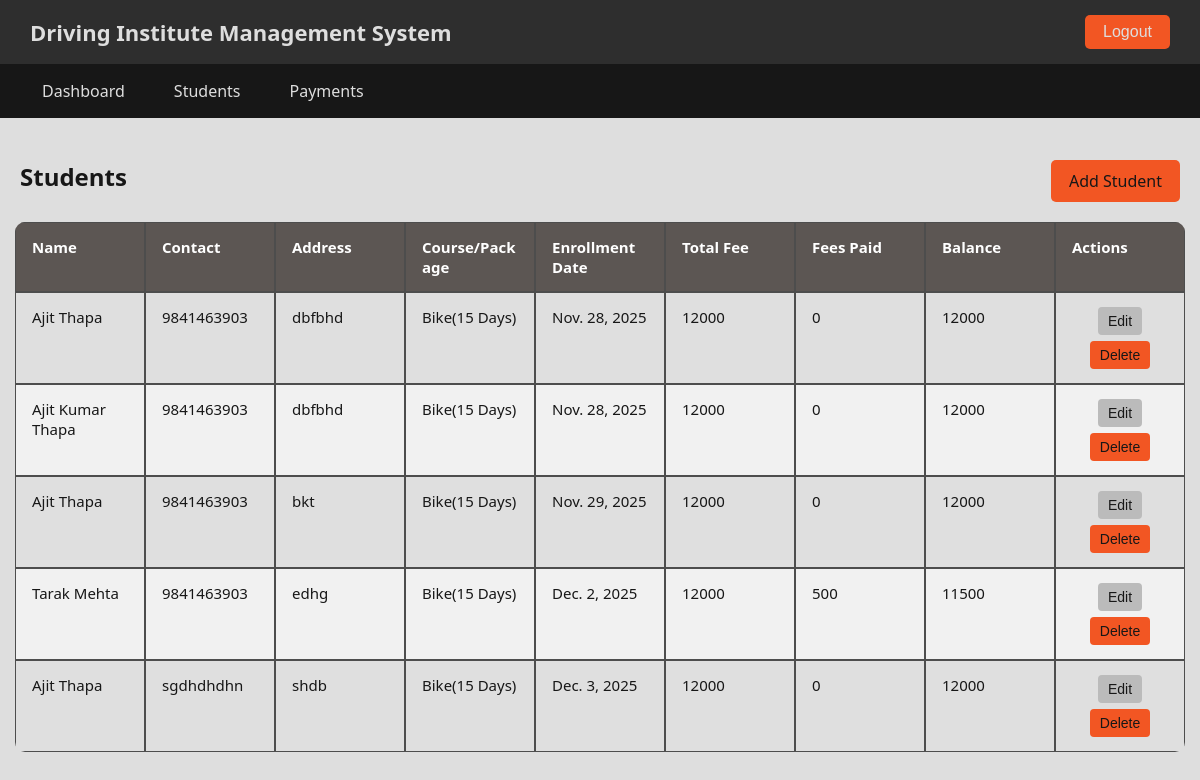
The page /staffs/students/ (signed in) on the database as committed earlier.
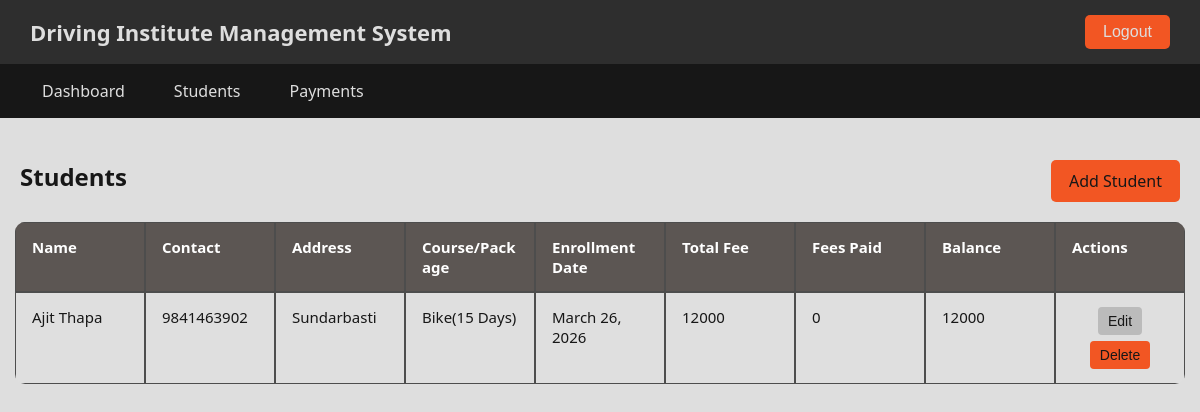
The same page on the database as committed later.
### userAdmin/models.py (models this page shows, shortened)
class Student(models.Model):
    name = models.CharField(max_length=100)
    phone = models.CharField(max_length=10, unique=True)
    address = models.TextField()
    course = models.CharField(
        max_length=1,
        choices=[
            ('A', 'Bike(15 Days)'),
            ('B', 'Car(30 Days)'),
            ('K', 'Scooter(15 Days)')
        ]
    )
    enrollment_date = models.DateField()
    total_fee = models.IntegerField()
    notes = models.TextField(null=True, blank=True)
    fees_paid = models.IntegerField(default=0)
    slug = models.SlugField(unique=True, blank=True)
    @property
    def balance(self):
        return self.total_fee - self.fees_paid

### userStaff/views.py (the view)
# urls.py: path('students/', views.students_page, name='students'),
@login_required
def students_page(request):
    students = Student.objects.all()
    return render(request, "userStaff/students/staff_student_page.html", {'students': students})

### userStaff/templates/userStaff/students/staff_student_page.html (shortened to what this page needs)
{% extends "userStaff/layout.html" %}
{% load static %}
{% block content %}
<br>
<div class="header">
    <h2>Students</h2>
    <a href="{% url 'userStaff:StaffAddStudent' %}" class="btn-add">Add Student</a>
</div>
<div class='table-container'>
<table class="table">
    <thead>
        <tr>
            <th>Name</th>
            <th>Contact</th>
            <th>Address</th>
            <th>Course/Package</th>
            <th>Enrollment Date</th>
            <th>Total Fee</th>
            <th>Fees Paid</th>
            <th>Balance</th>
            <th>Actions</th>
        </tr>
    </thead>
    <tbody>
        {% for studentData in students %}
        <tr>
            <td>{{studentData.name}}</td>
            <td>{{studentData.phone}}</td>
            <td>{{studentData.address}}</td>
            <td>{{studentData.get_course_display}}</td>
            <td>{{studentData.enrollment_date}}</td>
            <td>{{studentData.total_fee}}</td>
            <td>{{studentData.fees_paid}}</td>
            <td>{{studentData.balance}}</td>
            <td class="actions-col">
                <div class="actions-wrapper">
                    <form method="GET" action="{% url 'userStaff:StaffUpdateStudent' studentData.id %}">
                        <button type="submit" class="action-btn edit">Edit</button>
                    </form>
                    <form method="POST" action="{% url 'userStaff:StaffDeleteStudent' studentData.id %}">
                        <button type="submit" class="action-btn delete"
                            onclick="return confirm('Are you sure you want to delete {{ studentData.name }}?');">
                            Delete
                        </button>
                    </form>
                </div>
            </td>
        </tr>
        {% endfor %}
    </tbody>
</table>
</div>
{% endblock %}

### userStaff/templates/userStaff/layout.html (shortened to what this page needs)
<!DOCTYPE html>
{% load static %}
<html lang="en">
<head>
    <link rel="stylesheet" href="{% static 'css/layout.css' %}">
</head>
</head>
<body>
    <div class="topbar">
        <div class="title">Driving Institute Management System</div>
            <form action="{% url 'userStaff:logout' %}" method='POST'>
                <button>Logout</button>
            </form>
    </div>
    <div class="nav">
        <a href="{% url 'userStaff:staffDashboard' %}">Dashboard</a>
        <a href="{% url 'userStaff:staffStudents' %}">Students</a>
        <a href="{% url 'userStaff:staffPayments' %}">Payments</a>
    </div>
    <div class="main-content">
        {% block content %}
        {% endblock %}
    </div>
</body>
</html>

### static/css/layout.css (style rules this page uses)
* { margin: 0; padding: 0; box-sizing: border-box; }
body { font-family: 'Segoe UI', Tahoma, Geneva, Verdana, sans-serif; background: #dedede; color: #171717; }
.topbar { background-color: #2e2e2e; color: #dedede; display: flex; justify-content: space-between; align-items: center; padding: 15px 30px; }
.topbar .title { font-size: 22px; font-weight: bold; }
.topbar button { text-decoration: none; color: #dedede; background-color: #f25623; padding: 8px 18px; border-radius: 5px; font-weight: 500; font-size: 16px; border: none; }
.nav { background-color: #171717; display: flex; padding: 10px 30px; }
.nav a { margin-right: 25px; text-decoration: none; color: #dedede; font-weight: 500; padding: 6px 12px; border-radius: 4px; }
.table { width: 100%; border-collapse: separate; border-spacing: 0; background: #dfdfdf; border-radius: 10px; overflow: hidden; table-layout: fixed; font-size: 15px; }
.table th, .table td { border: 1px solid #4d4d4d; padding: 14px 16px; text-align: left; vertical-align: top; white-space: normal; word-break: break-word; min-width: 120px; }
.table th, .table td { min-width: 130px; }
.actions-col { width: 150px; text-align: center; }
.table th { background-color: #5c5653; color: #ffffff; font-weight: 600; }
.actions-col { width: 140px; }
.actions-wrapper { display: flex; flex-wrap: wrap; gap: 6px; justify-content: center; }
.action-btn { padding: 6px 10px; border-radius: 4px; text-decoration: none; display: inline-block; font-size: 14px; cursor: pointer; border: none; }
.action-btn.edit { background: #bbbbbb; color: #171717; }
.action-btn.delete { background: #f25623; color: #171717; }
.header { display: flex; justify-content: space-between; margin: 20px; }
.btn-add { background: #f25623; padding: 10px 18px; border-radius: 5px; color: #171717; text-decoration: none; }
.table-container { margin : 15px }

Rows that differ between the two databases and show on the page:
removed Student: name "Ajit Thapa", phone "9841463903", address "dbfbhd", course "Bike(15 Days)", enrollment_date "Nov. 28, 2025", total_fee "12000", fees_paid "0", balance "12000"
removed Student: name "Ajit Kumar Thapa", phone "9841463903", address "dbfbhd", course "Bike(15 Days)", enrollment_date "Nov. 28, 2025", total_fee "12000", fees_paid "0", balance "12000"
removed Student: name "Ajit Thapa", phone "9841463903", address "bkt", course "Bike(15 Days)", enrollment_date "Nov. 29, 2025", total_fee "12000", fees_paid "0", balance "12000"
removed Student: name "Tarak Mehta", phone "9841463903", address "edhg", course "Bike(15 Days)", enrollment_date "Dec. 2, 2025", total_fee "12000", fees_paid "500", balance "11500"
removed Student: name "Ajit Thapa", phone "sgdhdhdhn", address "shdb", course "Bike(15 Days)", enrollment_date "Dec. 3, 2025", total_fee "12000", fees_paid "0", balance "12000"
added Student: name "Ajit Thapa", phone "9841463902", address "Sundarbasti", course "Bike(15 Days)", enrollment_date "March 26, 2026", total_fee "12000", fees_paid "0", balance "12000"
